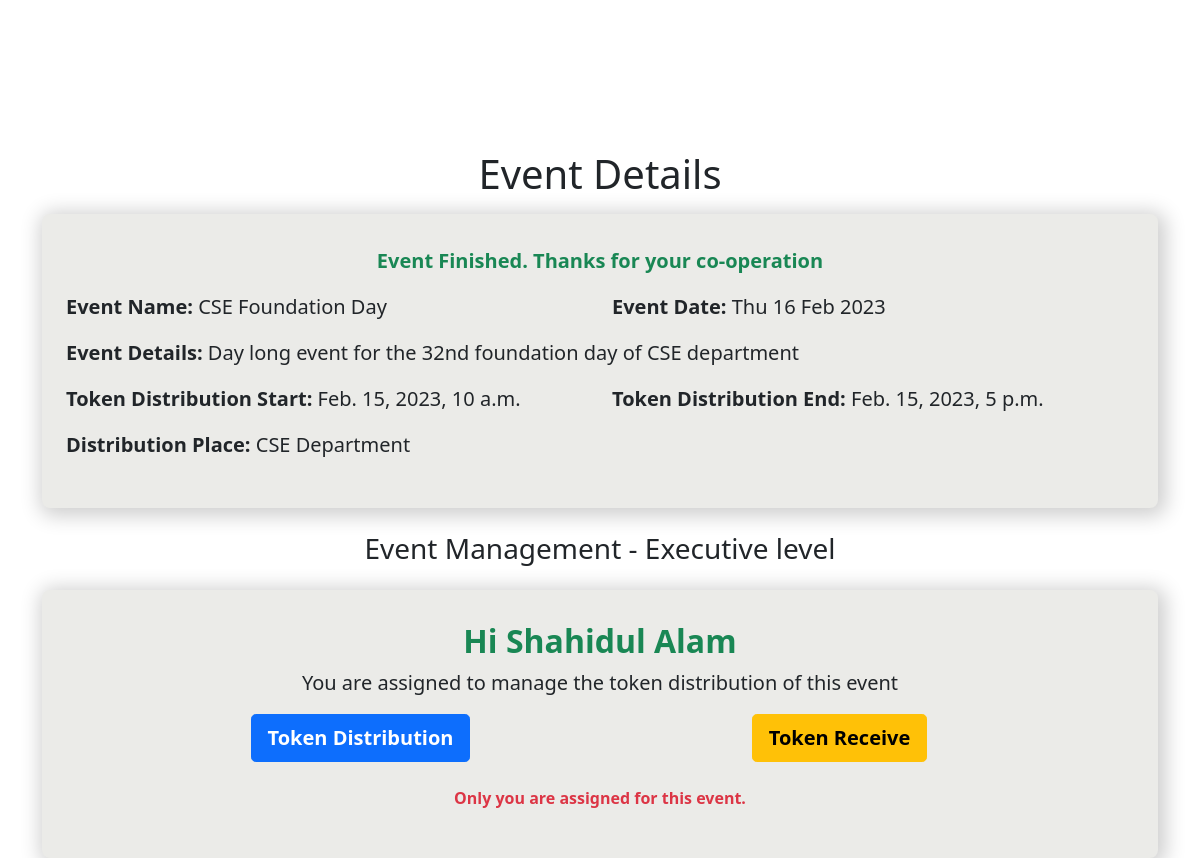
/event/1 (signed in), run on an earlier commit of the app's database.
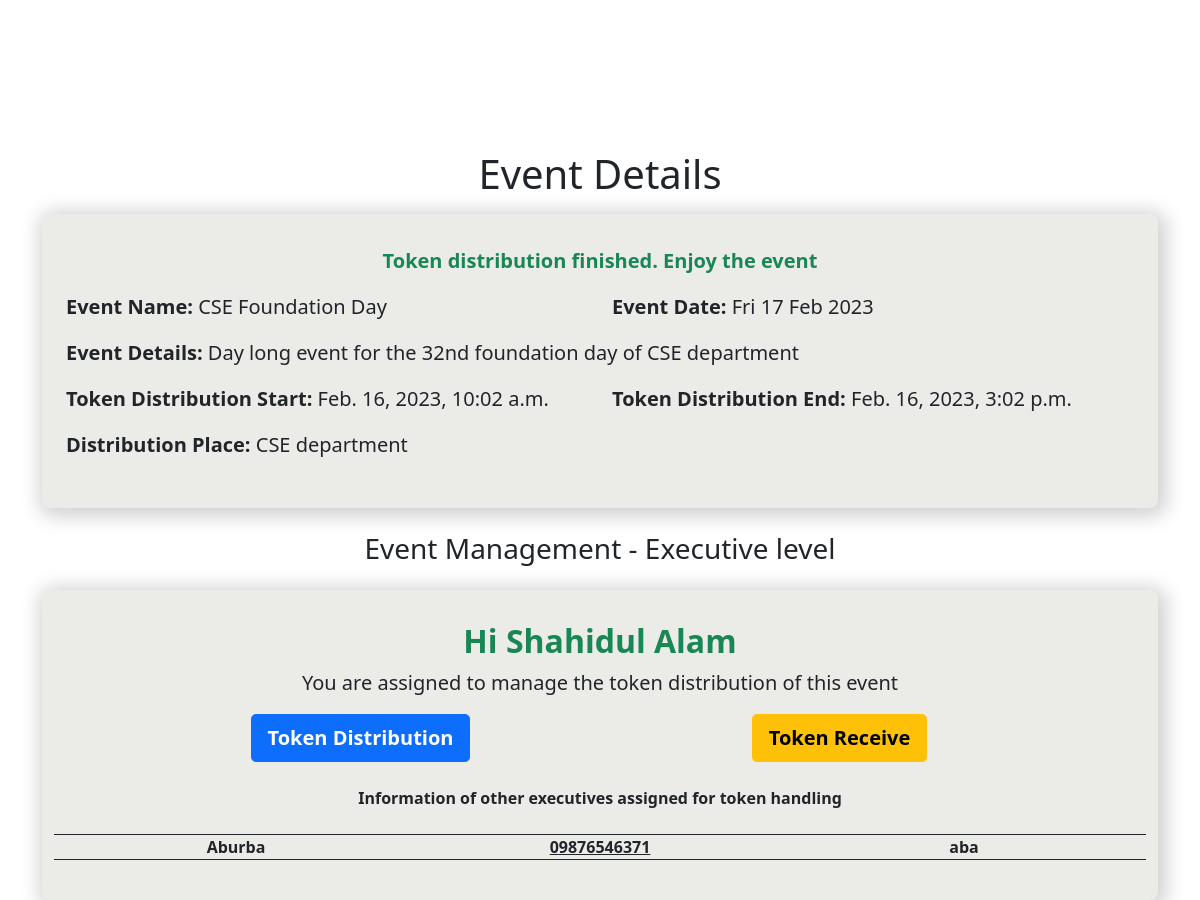
And on a later commit of the database.
### tokens/models.py (models this page shows, shortened)
class Event(models.Model):
    name = models.CharField(_("Event"),max_length=50,null=True,blank=True)
    created_date = models.DateTimeField(default=now)
    event_date = models.DateTimeField(_("Event Date"),null=True,blank=True)
    token_dist_start = models.DateTimeField(_("Token Distribution Start"),null=True,blank=True)
    token_dist_end = models.DateTimeField(_("Token Distribution End"),null=True,blank=True)
    token_usage = models.IntegerField(_("Token Usage Limit"),default=0)
    tags = models.ManyToManyField(Tag,blank=True)
    distribution_place = models.CharField(_("Distribution"),max_length=100,null=True,blank=True)
    desc = models.TextField(_("Description"),null=True,blank=True)

### users/models.py (models this page shows, shortened)
class EventPermission(models.Model):
    event = models.ForeignKey(Event,verbose_name=("Event"),null=True,blank=True,on_delete=models.CASCADE)
    user = models.ForeignKey(User,verbose_name=("User"),null=True,blank=True,on_delete=models.CASCADE)

class User(AbstractUser):
    phone = models.IntegerField(_("Phone"),unique=True,blank=True,null=True)
    name = models.CharField(max_length=50,null=True,blank=True)
    is_admin = models.BooleanField(default=False)
    is_executive = models.BooleanField(default=True)

### token_dist/views.py (the view)
# urls.py: path('event/<int:pk>',views.event, name="event_details"),
def event(request, pk):
    user = request.user
    event = Event.objects.get(id=pk)
    token_status = "Token distribution has not started yet. Stay Tuned"
    current_date = now()
    current_date = int(current_date.strftime('%Y%m%d%H%M'))
    end_event = event.event_date
    end_event = int(end_event.strftime('%Y%m%d%H%M'))
    if current_date > end_event:
        token_status = "Event Finished. Thanks for your co-operation"
    else:
        try:
            start_date = event.token_dist_start
            end_date = event.token_dist_end
            place = event.distribution_place
            start_date = int(start_date.strftime('%Y%m%d%H%M'))
            end_date = int(end_date.strftime('%Y%m%d%H%M'))
            if current_date >= start_date and current_date <= end_date:
                token_status = "Token distribution started. Collect the token from " + place
            elif current_date < start_date:
                pass
            elif current_date > end_date:
                token_status = "Token distribution finished. Enjoy the event"
        except:
            pass
    context = {
            "event": event,
            "token_status": token_status
        }
    if user.is_authenticated:
        if user.is_admin:
            tags = Tag.objects.all()
            users = User.objects.all().exclude(is_admin=True)
            epall = EventPermission.objects.filter(event=event)
            stu_list = StudentList.objects.filter(event = event).count()
            context["tags"] = tags
            context["users"] = users
            context["epall"] = epall
            context["stu_list"] = stu_list
            return render(request, "event_admin.html", context)
        else:
            try:
                ep = EventPermission.objects.get(user=user,event=event)
                epall = EventPermission.objects.filter(event=event).exclude(user=user)
                context["user"] = user
                context["epall"] = epall
            except:
                return render(request, "event.html", context)
            return render(request, "event_executive.html", context)
    else:
        return render(request, "event.html", context)

### templates/event_executive.html (shortened to what the changed rows need)
{% extends 'base.html' %}
{% load static %}
{% block body %}
<div class="main">
    <div class="container">
        <h1 class="title_header">Event Details</h1>
        <div class="main_body px-4">
            <div class="row text-lg-center">
                <p class="text-success fw-bold lead">{{token_status}}</p>
            </div>
            <div class="row">
                <div class="col-lg-6">
                    <p class="fw-bold lead">Event Name: <span class="lead fw-normal">{{event.name}}</span></p>
                </div>
                <div class="col-lg-6">
                    <p class="fw-bold lead">Event Date:
                        <span class="lead fw-normal">
                            {% if event.event_date is not null %}
                            {{event.event_date|date:"D d M Y"}}
                            {% else %}
                            TBD
                            {% endif %}
                        </span>
                    </p>
                </div>
            </div>
            <div class="row">
                <p class="fw-bold lead">Event Details:
                    <span class="lead fw-normal">
                        {% if event.desc is not null %}
                        {{event.desc}}
                        {% else %}
                        TBD
                        {% endif %}
                    </span>
                </p>
            </div>
            <div class="row">
                <div class="col-lg-6">
                    <p class="fw-bold lead">Token Distribution Start:
                        <span class="lead fw-normal">
                            {% if event.token_dist_start is not null %}
                            {{event.token_dist_start}}
                            {% else %}
                            TBD
                            {% endif %}
                        </span>
                    </p>
                </div>
                <div class="col-lg-6">
                    <p class="fw-bold lead">Token Distribution End:
                        <span class="lead fw-normal">
                        {% if event.token_dist_end is not null %}
                        {{event.token_dist_end}}
                        {% else %}
                        TBD
                        {% endif %}
                        </span>
                    </p>
                </div>
            </div>
            <div class="row">
                <p class="fw-bold lead">Distribution Place:
                    <span class="fw-normal lead">
                        {% if event.distribution_place is not null %}
                        {{event.distribution_place}}
                        {% else %}
                        TBD
                        {% endif %}
                    </span>
                </p>
            </div>
        </div>
        <div class="main_body mt-4 px-4">
            <div class="row text-center">
                <h2 class="text-success fw-bold">Hi {{user.name}}</h2>
            </div>
            <div class="row mt-4">
                {% if epall %}
                    <p class="fw-bold text-center">Information of other executives assigned for token handling</p>
                    {% for event in epall %}
                    <div class="row my-2 justify-content-center text-lg-center gap-lg-0 gap-2 border-top border-bottom border-dark glutter">
                        <div class="col-lg-4">
                            <p class="fw-bold mb-0">{{event.user.name}}</p>
                        </div>
                        <div class="col-lg-4">
                            <a class="fw-bold text-dark" href="tel:0{{event.user.phone}}">0{{event.user.phone}}</a>
                        </div>
                        <div class="col-lg-4">
                            <p class="fw-bold mb-0">{{event.user.username}}</p>
                        </div>
                    </div>
                    {% endfor %}
                {% else %}
                    <p class="text-danger text-center fw-bold">Only you are assigned for this event.</p>
                {% endif %}
            </div>
        </div>
    </div>
</div>
{% endblock body %}

What changed in the data, as far as the page shows it:
changed Event "CSE Foundation Day": event_date "Thu 16 Feb 2023" → "Fri 17 Feb 2023"; token_dist_start "Feb. 15, 2023, 10 a.m." → "Feb. 16, 2023, 10:02 a.m."; token_dist_end "Feb. 15, 2023, 5 p.m." → "Feb. 16, 2023, 3:02 p.m."; distribution_place "CSE Department" → "CSE department"
added EventPermission: user.name "Aburba", user.phone "9876546371", user.username "aba"
Also different on the page:
{{ token_status }}: "Event Finished. Thanks for your co-operation" → "Token distribution finished. Enjoy the event"
text no longer shown: "Only you are assigned for this event."
text now shown: "Information of other executives assigned for token handling"
